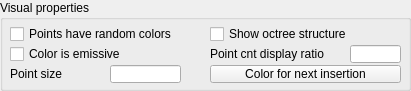
  <widget class="QGroupBox" name="groupBox">
   <property name="geometry">
    <rect>
     <x>10</x>
     <y>250</y>
     <width>411</width>
     <height>91</height>
    </rect>
   </property>
   <property name="title">
    <string>Visual properties</string>
   </property>
   <property name="flat">
    <bool>false</bool>
   </property>
   <property name="checkable">
    <bool>false</bool>
   </property>
   <widget class="QToolButton" name="qqColor">
    <property name="geometry">
     <rect>
      <x>210</x>
      <y>65</y>
      <width>191</width>
      <height>18</height>
     </rect>
    </property>
    <property name="focusPolicy">
     <enum>Qt::StrongFocus</enum>
    </property>
    <property name="text">
     <string>Color for next insertion</string>
    </property>
   </widget>
   <widget class="QCheckBox" name="qqRandomColors">
    <property name="geometry">
     <rect>
      <x>10</x>
      <y>25</y>
      <width>201</width>
      <height>18</height>
     </rect>
    </property>
    <property name="focusPolicy">
     <enum>Qt::StrongFocus</enum>
    </property>
    <property name="text">
     <string>Points have random colors</string>
    </property>
   </widget>
   <widget class="QLineEdit" name="qqPointSize">
    <property name="geometry">
     <rect>
      <x>110</x>
      <y>65</y>
      <width>71</width>
      <height>18</height>
     </rect>
    </property>
   </widget>
   <widget class="QLabel" name="label_2">
    <property name="geometry">
     <rect>
      <x>10</x>
      <y>65</y>
      <width>101</width>
      <height>18</height>
     </rect>
    </property>
    <property name="text">
     <string>Point size</string>
    </property>
   </widget>
   <widget class="QCheckBox" name="qqShowOctree">
    <property name="geometry">
     <rect>
      <x>210</x>
      <y>25</y>
      <width>191</width>
      <height>18</height>
     </rect>
    </property>
    <property name="focusPolicy">
     <enum>Qt::StrongFocus</enum>
    </property>
    <property name="text">
     <string>Show octree structure</string>
    </property>
   </widget>
   <widget class="QCheckBox" name="qqEmissiveColor">
    <property name="geometry">
     <rect>
      <x>10</x>
      <y>45</y>
      <width>191</width>
      <height>18</height>
     </rect>
    </property>
    <property name="focusPolicy">
     <enum>Qt::StrongFocus</enum>
    </property>
    <property name="text">
     <string>Color is emissive</string>
    </property>
   </widget>
   <widget class="QLabel" name="label_7">
    <property name="geometry">
     <rect>
      <x>210</x>
      <y>45</y>
      <width>141</width>
      <height>18</height>
     </rect>
    </property>
    <property name="text">
     <string>Point cnt display ratio</string>
    </property>
   </widget>
   <widget class="QLineEdit" name="qqDisplayRatio">
    <property name="geometry">
     <rect>
      <x>350</x>
      <y>45</y>
      <width>51</width>
      <height>18</height>
     </rect>
    </property>
   </widget>
  </widget>
